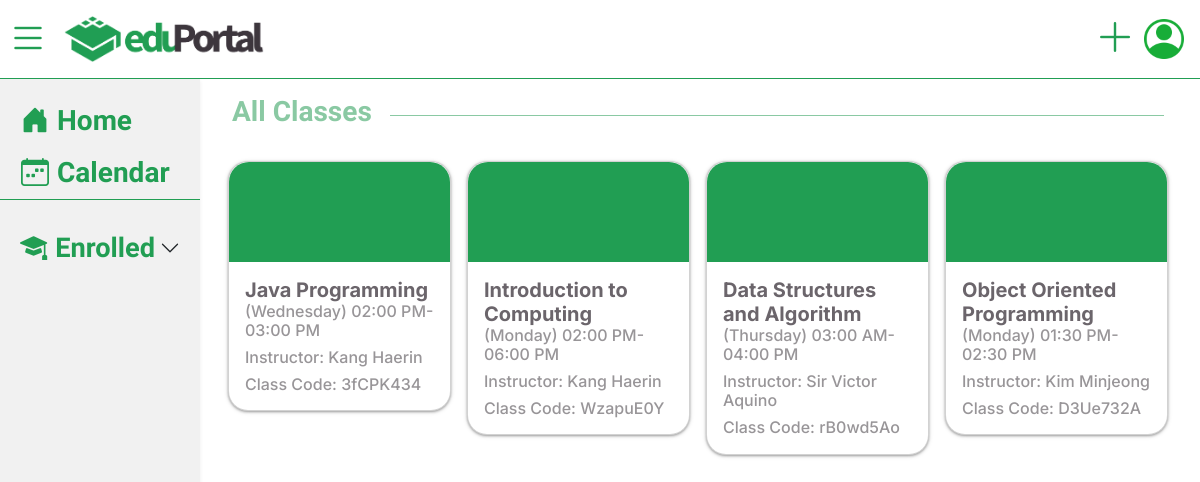
The app's page /student/student-dashboard.php (signed in) with its own data.
### tables this page shows
CREATE TABLE `classes` (
  `class_num` int(11) NOT NULL,
  `class_code` varchar(10) NOT NULL,
  `user_id` int(11) NOT NULL,
  `class_name` varchar(100) NOT NULL,
  `class_teacher` varchar(100) NOT NULL,
  `class_schedule` varchar(100) NOT NULL,
  `class_status` varchar(20) NOT NULL
);

### log and reg backend/classes/connection.php (called while the page is built)
<?php
class DbConnection{
    private $db_server = "localhost";
    private $db_user = "root";
    private $db_password = "";
    private $db_name = "classroom_db";
    protected function connect(){
        $dsn = 'mysql:host=' . $this->db_server . ';dbname='. $this->db_name;
        $pdo = new PDO($dsn, $this->db_user, $this->db_password);
        $pdo->setAttribute(PDO:: ATTR_DEFAULT_FETCH_MODE, PDO:: FETCH_ASSOC);
        return $pdo;
    }
}

### student/student backend/classes/model.ClassRm.php (called while the page is built, shortened)
<?php
class ClassRm extends DbConnection
{
    protected function getClasses($userId)
    {
        $sql = "SELECT classes.class_code, classes.class_name, classes.class_teacher, classes.class_schedule from join_class INNER JOIN classes ON join_class.class_code = classes.class_code INNER JOIN users ON users.user_id = join_class.user_id WHERE join_class.user_id = ?";
        $stmt = $this->connect()->prepare($sql);
        $stmt->execute(array($userId));
        $listOfClass = $stmt->fetchAll(PDO::FETCH_ASSOC);
        return $listOfClass;
    }
}

### student/student backend/classes/controller.Lists.php (called while the page is built, shortened)
<?php
class ListController extends ClassRm
{
    public function getAllClass($userId)
    {
        $resultArr = $this->getClasses($userId);
        return $resultArr;
    }
}

### student/student backend/includes/load-classes.php (the view, shortened to what this page needs)
<?php
if(isset($_POST["newClass"])){
    require_once("../../../log and reg backend/classes/connection.php");
    require_once("../classes/model.ClassRm.php");
    require_once("../classes/controller.Lists.php");
    require_once("../classes/controller.Student.php");
}else{
    require_once("../log and reg backend/classes/connection.php");
    require_once("student backend/classes/model.ClassRm.php");
    require_once("student backend/classes/controller.Lists.php");
}
$list = new ListController();
$classList = $list->getAllClass($_SESSION["id"]);
for($i = 0 ; $i < count($classList); $i++){
    echo "<div class='col-lg-3 col-md-4 col-sm-12 mb-3 p-lg-2'>";
    ?> <a href='class.php?class=<?php echo md5($classList[$i]['class_code']);?>'class='dislay-class'>
    <?php
    echo "<div class='card shadow-elevation-light-3' style='width: 100%; border-radius: 20px;'>";
    echo "<div class='card-img-top' style='height: 100px; background-color: var(--green1); border-radius: 20px 20px 0 0;'></div> ";
    echo "<div class='card-body'>";
    echo "<h5 class='card-title i-font black2 mb-0 class-name'>{$classList[$i]['class_name']}</h5>";
    echo "<h6 class='card-text black3 class-sched'>{$classList[$i]['class_schedule']}</h6>";
    echo "<h6 class='card-text black3 class-instructor'>Instructor: {$classList[$i]['class_teacher']}</h6>";
    echo "<h6 class='card-text black3 class-code'>Class Code: {$classList[$i]['class_code']}</h6>";
    echo "</div>";
    echo "</div>";
    echo "</a>";
    echo "</div>";
}
?>

### student/css/index.css (style rules this page uses)
:root { --green1: #219E53; --green2: #56B37B; --green3: #8AC9A3; --green1_hover: #208046; --black1: #3D363D; --black2: #6B656B; --black3: #989598; --white1: #FFFFFF; --white2: #FCFCFC; --white3: #EEEEEE; --red: #A63133; }
* { box-sizing: border-box; margin: 0; padding: 0; }
body { position: relative; }
body { font-family: 'Inter', sans-serif; }
.black2 { color: var(--black2); }
.black3 { color: var(--black3); }
.card { width: 100%; }
.shadow-elevation-light-3 { box-shadow: 0px 1px 3px rgba(0, 0, 0, 0.2), 0px 1px 2px rgba(0, 0, 0, 0.14), 0px 1px 5px rgba(0, 0, 0, 0.12); }
a { text-decoration: none; }
.i-font { font-family: 'Inter', cursive; font-weight: bold; }

### records on screen
classes: class_name "Java Programming", class_schedule "(Wednesday) 02:00 PM-03:00 PM", class_teacher "Kang Haerin", class_code "3fCPK434"
classes: class_name "Introduction to Computing", class_schedule "(Monday) 02:00 PM-06:00 PM", class_teacher "Kang Haerin", class_code "WzapuE0Y"
classes: class_name "Data Structures and Algorithm", class_schedule "(Thursday) 03:00 AM-04:00 PM", class_teacher "Sir Victor Aquino", class_code "rB0wd5Ao"
classes: class_name "Object Oriented Programming", class_schedule "(Monday) 01:30 PM-02:30 PM", class_teacher "Kim Minjeong", class_code "D3Ue732A"
